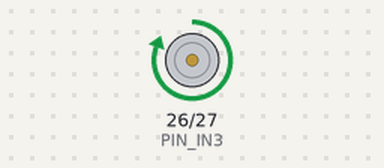
Bench run of a program on a simulated ESP32. Shown: motor-driver pin pairs drawn as motors (green arrow = first pin HIGH = forward, orange = second pin HIGH = backward, longer = more drive).

Above: at 1.5 s.
At 3.5 s:
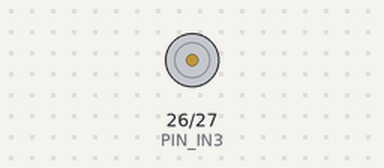
At 5.5 s:
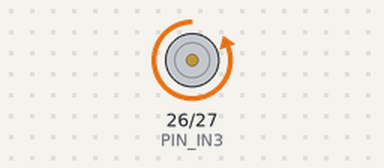
Timing chart, 0 to 10.4 s (numbered marks = the images above):
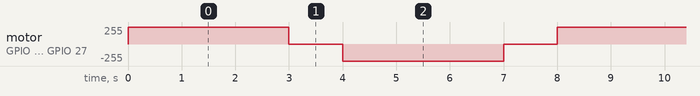

The program:

main.cpp
```cpp
#include <Arduino.h>

// --- DEFINICIÓN DE PINES ---
#define PIN_IN3 26
#define PIN_IN4 27

void setup() {
  // Configurar los pines como salida
  pinMode(PIN_IN3, OUTPUT);
  pinMode(PIN_IN4, OUTPUT);

  // Asegurarnos de que el motor inicie apagado
  digitalWrite(PIN_IN3, LOW);
  digitalWrite(PIN_IN4, LOW);
}

void loop() {
  // 1. GIRAR EN UNA DIRECCIÓN (ej. Adelante)
  digitalWrite(PIN_IN3, HIGH);
  digitalWrite(PIN_IN4, LOW);
  delay(3000); // Mantener por 3 segundos

  // 2. FRENAR EL MOTOR (Pausa de seguridad)
  digitalWrite(PIN_IN3, LOW);
  digitalWrite(PIN_IN4, LOW);
  delay(1000); // Detenido por 1 segundo

  // 3. GIRAR EN LA DIRECCIÓN CONTRARIA (ej. Atrás)
  digitalWrite(PIN_IN3, LOW);
  digitalWrite(PIN_IN4, HIGH);
  delay(3000); // Mantener por 3 segundos

  // 4. FRENAR EL MOTOR
  digitalWrite(PIN_IN3, LOW);
  digitalWrite(PIN_IN4, LOW);
  delay(1000); // Detenido por 1 segundo antes de repetir el ciclo
}
```

Measured:
- by itself, motor on GPIO 26 (PIN_IN3) / GPIO 27 (PIN_IN4): repeats every 8.0 s: stopped 1.0 s, backward 255/255 3.0 s, stopped 1.0 s, forward 255/255 3.0 s
